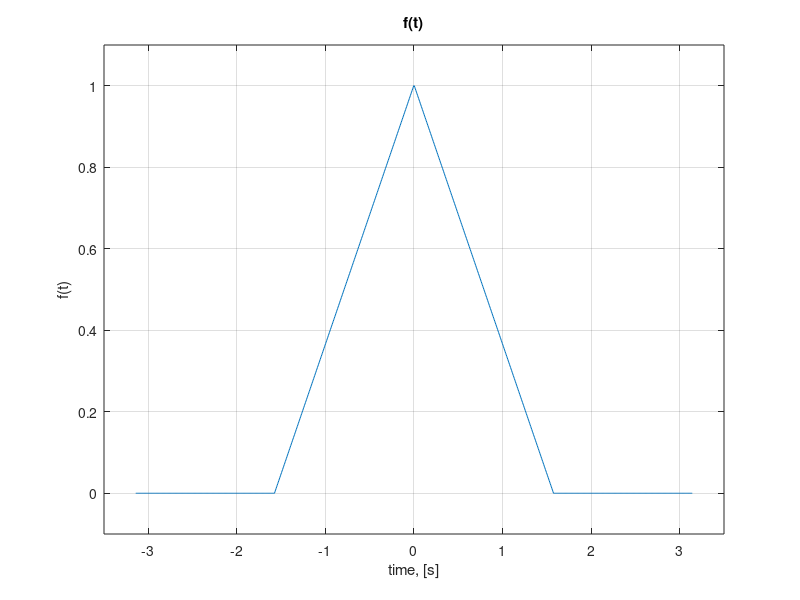
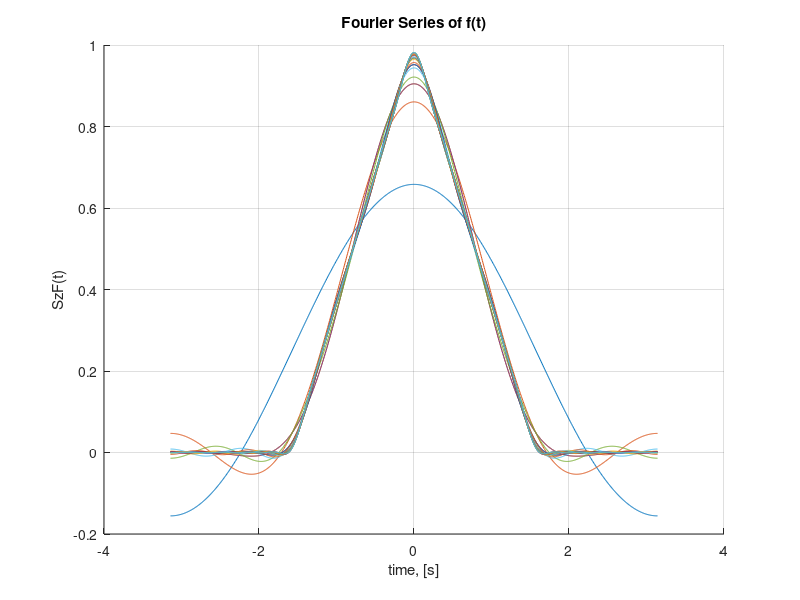
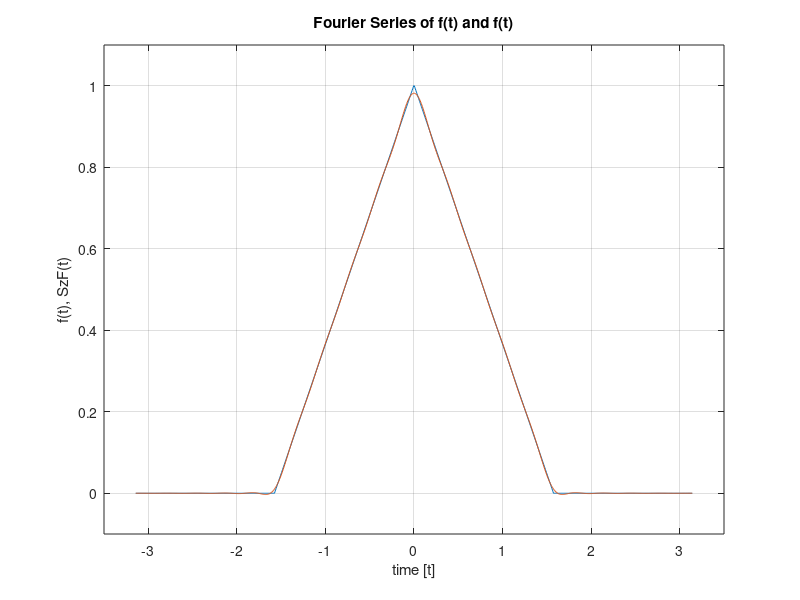
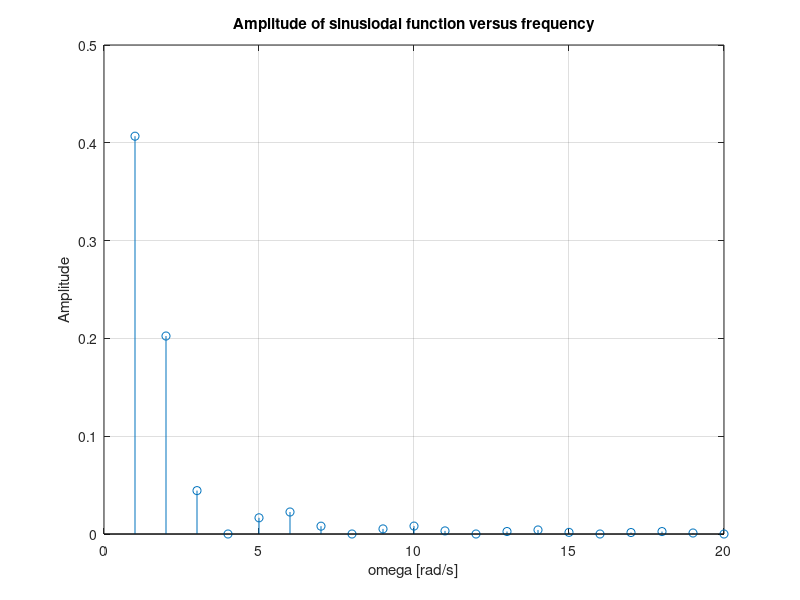

Source code (MATLAB) for these figures, in order:
clear all;
close all;
clc;

%% Domain

T = 2*pi;        % function period
N = 1024;        % number of samples

dt = T/(N-1);
t = -T/2:dt:T/2; % time moments vector

Max = 20;        % upper sum limit

%% Function creation

rise = (1:1:256)/256;
fall = fliplr(rise);

% hat function
f = [zeros(1,256), rise, fall, zeros(1,256)];

% pulse function
%f = [zeros(1,256), ones(1,512), zeros(1,256)];

% function plotting
figure(1);
plot(t,f);
grid on;
title('f(t)');
xlabel('time, [s]');
ylabel('f(t)');
axis([-3.5 3.5 -0.1 1.1]);

%% Complex Fourier Series

figure(2);
hold on;
grid on;
title('Fourier Series of f(t)');
xlabel('time, [s]');
ylabel('SzF(t)');

C0 = complex(1/T*sum(f.*dt));
SzF = C0;

for k=1:Max
    
    Cnegative(k) = 1/T*sum(f.*exp(-1i*2*pi/T*(-k)*t).*dt);
    Cpositive(k) = 1/T*sum(f.*exp(-1i*2*pi/T*k*t).*dt);
    
    SzF = SzF + Cnegative(k).*exp(1i*2*pi/T*(-k)*t) + Cpositive(k).*exp(1i*2*pi/T*k*t);
    plot(t, real(SzF));
    pause(0.1);
    
end

figure(3);
plot(t,f);
grid on;
hold on;
plot(t,real(SzF));
axis([-3.5 3.5 -0.1 1.1]);
title('Fourier Series of f(t) and f(t)');
xlabel('time [t]');
ylabel('f(t), SzF(t)');

%% Amplitudes and phases of harmonics

Amppositive = sqrt(real(Cpositive).^2+imag(Cpositive).^2);
Ampnegative = sqrt(real(Cnegative).^2+imag(Cnegative).^2);

Amp = Amppositive + Ampnegative;


Phasepositive = atan(imag(Cpositive)./real(Cpositive));
Phasenegative = atan(imag(Cnegative)./real(Cnegative));

Phase = Phasenegative;
% or
% Phase = - Phasepositive;

omega = [2*pi/T*(1:1:Max)];

figure(4);
stem(omega, Amp);
title('Amplitude of sinusiodal function versus frequency');
xlabel('omega [rad/s]');
ylabel('Amplitude');
grid on;

figure(5);
stem(omega, Phase);
title('Phase of sinusiodal function versus frequency');
xlabel('omega [rad/s]');
ylabel('Phase [rad]');
grid on;

%% Function reconstruction using harmonics

SzF = real(C0);

for k=1:Max
    
    SzF = SzF + Amp(k)*sin(2*pi/T*k*t + Phase(k)+pi/2);
    
end

figure(6);
plot(t,f);
grid on;
title('Sum of harmonics and f(t)');
xlabel('time, [s]');
ylabel('f(t), Szf(t)');
axis([-3.5 3.5 -0.1 1.1]);
hold on;
plot(t,SzF)
